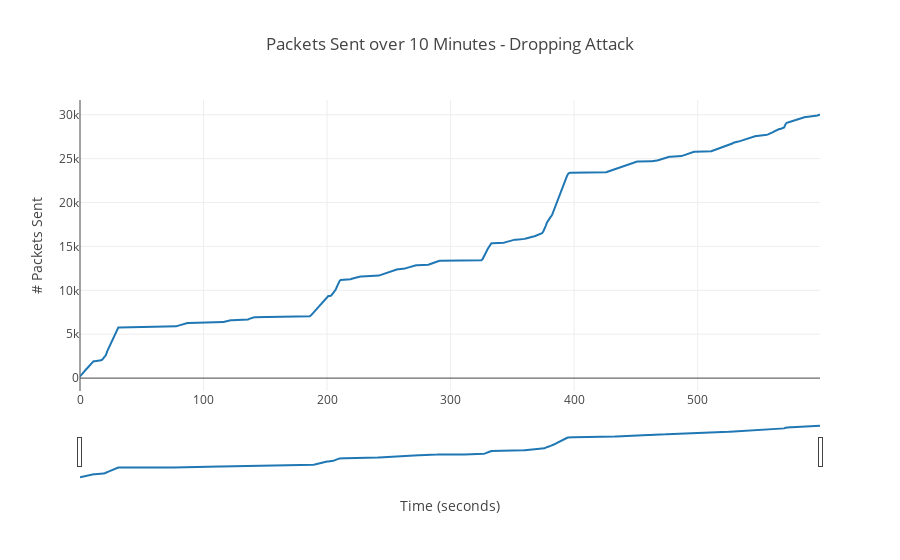

Notebook source saved alongside this figure:
### Code cell
data = [go.Scatter(
          x=np.arange(0, 600),
          y=getPacketsSent(df_drop))]

layout = dict(
    title="Packets Sent over 10 Minutes - Dropping Attack",
    xaxis=dict(
        title='Time (seconds)',
        rangeslider=dict(
            visible = True
        )
    ), 
    yaxis=dict(
        title='# Packets Sent'
    )
)

iplot(dict(data=data, layout=layout))

### Figure 1 — Plotly figure (JSON) as saved in the notebook; plotly's stock layout.template omitted (floating-point values rounded to 4 significant figures; data arrays with more than 128 entries replaced by an {"elided": "..."} marker saying what was removed)
{"data": [{"type": "scatter", "x": {"elided": "600 int values"}, "y": {"elided": "600 int values"}}], "layout": {"title": {"text": "Packets Sent over 10 Minutes - Dropping Attack"}, "xaxis": {"rangeslider": {"visible": true}, "title": {"text": "Time (seconds)"}}, "yaxis": {"title": {"text": "# Packets Sent"}}}}
